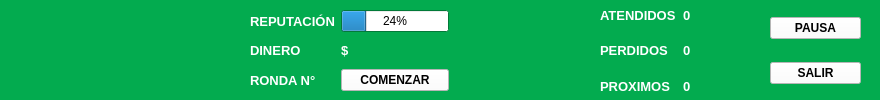
<?xml version="1.0" encoding="UTF-8"?>
<ui version="4.0">
 <class>informacion</class>
 <widget class="QWidget" name="informacion">
  <property name="geometry">
   <rect>
    <x>0</x>
    <y>0</y>
    <width>880</width>
    <height>100</height>
   </rect>
  </property>
  <property name="palette">
   <palette>
    <active>
     <colorrole role="WindowText">
      <brush brushstyle="SolidPattern">
       <color alpha="255">
        <red>0</red>
        <green>0</green>
        <blue>0</blue>
       </color>
      </brush>
     </colorrole>
     <colorrole role="Button">
      <brush brushstyle="SolidPattern">
       <color alpha="255">
        <red>3</red>
        <green>171</green>
        <blue>79</blue>
       </color>
      </brush>
     </colorrole>
     <colorrole role="Light">
      <brush brushstyle="SolidPattern">
       <color alpha="255">
        <red>5</red>
        <green>255</green>
        <blue>119</blue>
       </color>
      </brush>
     </colorrole>
     <colorrole role="Midlight">
      <brush brushstyle="SolidPattern">
       <color alpha="255">
        <red>4</red>
        <green>213</green>
        <blue>99</blue>
       </color>
      </brush>
     </colorrole>
     <colorrole role="Dark">
      <brush brushstyle="SolidPattern">
       <color alpha="255">
        <red>1</red>
        <green>85</green>
        <blue>39</blue>
       </color>
      </brush>
     </colorrole>
     <colorrole role="Mid">
      <brush brushstyle="SolidPattern">
       <color alpha="255">
        <red>2</red>
        <green>114</green>
        <blue>52</blue>
       </color>
      </brush>
     </colorrole>
     <colorrole role="Text">
      <brush brushstyle="SolidPattern">
       <color alpha="255">
        <red>0</red>
        <green>0</green>
        <blue>0</blue>
       </color>
      </brush>
     </colorrole>
     <colorrole role="BrightText">
      <brush brushstyle="SolidPattern">
       <color alpha="255">
        <red>255</red>
        <green>255</green>
        <blue>255</blue>
       </color>
      </brush>
     </colorrole>
     <colorrole role="ButtonText">
      <brush brushstyle="SolidPattern">
       <color alpha="255">
        <red>0</red>
        <green>0</green>
        <blue>0</blue>
       </color>
      </brush>
     </colorrole>
     <colorrole role="Base">
      <brush brushstyle="SolidPattern">
       <color alpha="255">
        <red>255</red>
        <green>255</green>
        <blue>255</blue>
       </color>
      </brush>
     </colorrole>
     <colorrole role="Window">
      <brush brushstyle="SolidPattern">
       <color alpha="255">
        <red>3</red>
        <green>171</green>
        <blue>79</blue>
       </color>
      </brush>
     </colorrole>
     <colorrole role="Shadow">
      <brush brushstyle="SolidPattern">
       <color alpha="255">
        <red>0</red>
        <green>0</green>
        <blue>0</blue>
       </color>
      </brush>
     </colorrole>
     <colorrole role="AlternateBase">
      <brush brushstyle="SolidPattern">
       <color alpha="255">
        <red>129</red>
        <green>213</green>
        <blue>167</blue>
       </color>
      </brush>
     </colorrole>
     <colorrole role="ToolTipBase">
      <brush brushstyle="SolidPattern">
       <color alpha="255">
        <red>255</red>
        <green>255</green>
        <blue>220</blue>
       </color>
      </brush>
     </colorrole>
     <colorrole role="ToolTipText">
      <brush brushstyle="SolidPattern">
       <color alpha="255">
        <red>0</red>
        <green>0</green>
        <blue>0</blue>
       </color>
      </brush>
     </colorrole>
     <colorrole role="PlaceholderText">
      <brush brushstyle="SolidPattern">
       <color alpha="128">
        <red>0</red>
        <green>0</green>
        <blue>0</blue>
       </color>
      </brush>
     </colorrole>
    </active>
    <inactive>
     <colorrole role="WindowText">
      <brush brushstyle="SolidPattern">
       <color alpha="255">
        <red>0</red>
        <green>0</green>
        <blue>0</blue>
       </color>
      </brush>
     </colorrole>
     <colorrole role="Button">
      <brush brushstyle="SolidPattern">
       <color alpha="255">
        <red>3</red>
        <green>171</green>
        <blue>79</blue>
       </color>
      </brush>
     </colorrole>
     <colorrole role="Light">
      <brush brushstyle="SolidPattern">
       <color alpha="255">
        <red>5</red>
        <green>255</green>
        <blue>119</blue>
       </color>
      </brush>
     </colorrole>
     <colorrole role="Midlight">
      <brush brushstyle="SolidPattern">
       <color alpha="255">
        <red>4</red>
        <green>213</green>
        <blue>99</blue>
       </color>
      </brush>
     </colorrole>
     <colorrole role="Dark">
      <brush brushstyle="SolidPattern">
       <color alpha="255">
        <red>1</red>
        <green>85</green>
        <blue>39</blue>
       </color>
      </brush>
     </colorrole>
     <colorrole role="Mid">
      <brush brushstyle="SolidPattern">
       <color alpha="255">
        <red>2</red>
        <green>114</green>
        <blue>52</blue>
       </color>
      </brush>
     </colorrole>
     <colorrole role="Text">
      <brush brushstyle="SolidPattern">
       <color alpha="255">
        <red>0</red>
        <green>0</green>
        <blue>0</blue>
       </color>
      </brush>
     </colorrole>
     <colorrole role="BrightText">
      <brush brushstyle="SolidPattern">
       <color alpha="255">
        <red>255</red>
        <green>255</green>
        <blue>255</blue>
       </color>
      </brush>
     </colorrole>
     <colorrole role="ButtonText">
      <brush brushstyle="SolidPattern">
       <color alpha="255">
        <red>0</red>
        <green>0</green>
        <blue>0</blue>
       </color>
      </brush>
     </colorrole>
     <colorrole role="Base">
      <brush brushstyle="SolidPattern">
       <color alpha="255">
        <red>255</red>
        <green>255</green>
        <blue>255</blue>
       </color>
      </brush>
     </colorrole>
     <colorrole role="Window">
      <brush brushstyle="SolidPattern">
       <color alpha="255">
        <red>3</red>
        <green>171</green>
        <blue>79</blue>
       </color>
      </brush>
     </colorrole>
     <colorrole role="Shadow">
      <brush brushstyle="SolidPattern">
       <color alpha="255">
        <red>0</red>
        <green>0</green>
        <blue>0</blue>
       </color>
      </brush>
     </colorrole>
     <colorrole role="AlternateBase">
      <brush brushstyle="SolidPattern">
       <color alpha="255">
        <red>129</red>
        <green>213</green>
        <blue>167</blue>
       </color>
      </brush>
     </colorrole>
     <colorrole role="ToolTipBase">
      <brush brushstyle="SolidPattern">
       <color alpha="255">
        <red>255</red>
        <green>255</green>
        <blue>220</blue>
       </color>
      </brush>
     </colorrole>
     <colorrole role="ToolTipText">
      <brush brushstyle="SolidPattern">
       <color alpha="255">
        <red>0</red>
        <green>0</green>
        <blue>0</blue>
       </color>
      </brush>
     </colorrole>
     <colorrole role="PlaceholderText">
      <brush brushstyle="SolidPattern">
       <color alpha="128">
        <red>0</red>
        <green>0</green>
        <blue>0</blue>
       </color>
      </brush>
     </colorrole>
    </inactive>
    <disabled>
     <colorrole role="WindowText">
      <brush brushstyle="SolidPattern">
       <color alpha="255">
        <red>1</red>
        <green>85</green>
        <blue>39</blue>
       </color>
      </brush>
     </colorrole>
     <colorrole role="Button">
      <brush brushstyle="SolidPattern">
       <color alpha="255">
        <red>3</red>
        <green>171</green>
        <blue>79</blue>
       </color>
      </brush>
     </colorrole>
     <colorrole role="Light">
      <brush brushstyle="SolidPattern">
       <color alpha="255">
        <red>5</red>
        <green>255</green>
        <blue>119</blue>
       </color>
      </brush>
     </colorrole>
     <colorrole role="Midlight">
      <brush brushstyle="SolidPattern">
       <color alpha="255">
        <red>4</red>
        <green>213</green>
        <blue>99</blue>
       </color>
      </brush>
     </colorrole>
     <colorrole role="Dark">
      <brush brushstyle="SolidPattern">
       <color alpha="255">
        <red>1</red>
        <green>85</green>
        <blue>39</blue>
       </color>
      </brush>
     </colorrole>
     <colorrole role="Mid">
      <brush brushstyle="SolidPattern">
       <color alpha="255">
        <red>2</red>
        <green>114</green>
        <blue>52</blue>
       </color>
      </brush>
     </colorrole>
     <colorrole role="Text">
      <brush brushstyle="SolidPattern">
       <color alpha="255">
        <red>1</red>
        <green>85</green>
        <blue>39</blue>
       </color>
      </brush>
     </colorrole>
     <colorrole role="BrightText">
      <brush brushstyle="SolidPattern">
       <color alpha="255">
        <red>255</red>
        <green>255</green>
        <blue>255</blue>
       </color>
      </brush>
     </colorrole>
     <colorrole role="ButtonText">
      <brush brushstyle="SolidPattern">
       <color alpha="255">
        <red>1</red>
        <green>85</green>
        <blue>39</blue>
       </color>
      </brush>
     </colorrole>
     <colorrole role="Base">
      <brush brushstyle="SolidPattern">
       <color alpha="255">
        <red>3</red>
        <green>171</green>
        <blue>79</blue>
       </color>
      </brush>
     </colorrole>
     <colorrole role="Window">
      <brush brushstyle="SolidPattern">
       <color alpha="255">
        <red>3</red>
        <green>171</green>
        <blue>79</blue>
       </color>
      </brush>
     </colorrole>
     <colorrole role="Shadow">
      <brush brushstyle="SolidPattern">
       <color alpha="255">
        <red>0</red>
        <green>0</green>
        <blue>0</blue>
       </color>
      </brush>
     </colorrole>
     <colorrole role="AlternateBase">
      <brush brushstyle="SolidPattern">
       <color alpha="255">
        <red>3</red>
        <green>171</green>
        <blue>79</blue>
       </color>
      </brush>
     </colorrole>
     <colorrole role="ToolTipBase">
      <brush brushstyle="SolidPattern">
       <color alpha="255">
        <red>255</red>
        <green>255</green>
        <blue>220</blue>
       </color>
      </brush>
     </colorrole>
     <colorrole role="ToolTipText">
      <brush brushstyle="SolidPattern">
       <color alpha="255">
        <red>0</red>
        <green>0</green>
        <blue>0</blue>
       </color>
      </brush>
     </colorrole>
     <colorrole role="PlaceholderText">
      <brush brushstyle="SolidPattern">
       <color alpha="128">
        <red>0</red>
        <green>0</green>
        <blue>0</blue>
       </color>
      </brush>
     </colorrole>
    </disabled>
   </palette>
  </property>
  <property name="windowTitle">
   <string>informacion</string>
  </property>
  <widget class="QLabel" name="label">
   <property name="geometry">
    <rect>
     <x>5</x>
     <y>5</y>
     <width>235</width>
     <height>90</height>
    </rect>
   </property>
   <property name="text">
    <string/>
   </property>
   <property name="pixmap">
    <pixmap>sprites/otros/logo_blanco.png</pixmap>
   </property>
   <property name="scaledContents">
    <bool>true</bool>
   </property>
  </widget>
  <widget class="QWidget" name="gridLayoutWidget">
   <property name="geometry">
    <rect>
     <x>250</x>
     <y>10</y>
     <width>199</width>
     <height>81</height>
    </rect>
   </property>
   <layout class="QGridLayout" name="gridLayout">
    <item row="0" column="0">
     <widget class="QLabel" name="label_2">
      <property name="palette">
       <palette>
        <active>
         <colorrole role="WindowText">
          <brush brushstyle="SolidPattern">
           <color alpha="255">
            <red>255</red>
            <green>255</green>
            <blue>255</blue>
           </color>
          </brush>
         </colorrole>
        </active>
        <inactive>
         <colorrole role="WindowText">
          <brush brushstyle="SolidPattern">
           <color alpha="255">
            <red>255</red>
            <green>255</green>
            <blue>255</blue>
           </color>
          </brush>
         </colorrole>
        </inactive>
        <disabled>
         <colorrole role="WindowText">
          <brush brushstyle="SolidPattern">
           <color alpha="255">
            <red>1</red>
            <green>85</green>
            <blue>39</blue>
           </color>
          </brush>
         </colorrole>
        </disabled>
       </palette>
      </property>
      <property name="font">
       <font>
        <family>Arial</family>
        <pointsize>10</pointsize>
        <weight>75</weight>
        <bold>true</bold>
       </font>
      </property>
      <property name="text">
       <string>REPUTACIÓN</string>
      </property>
     </widget>
    </item>
    <item row="2" column="1">
     <widget class="QLabel" name="cantidad_dinero">
      <property name="palette">
       <palette>
        <active>
         <colorrole role="WindowText">
          <brush brushstyle="SolidPattern">
           <color alpha="255">
            <red>255</red>
            <green>255</green>
            <blue>255</blue>
           </color>
          </brush>
         </colorrole>
        </active>
        <inactive>
         <colorrole role="WindowText">
          <brush brushstyle="SolidPattern">
           <color alpha="255">
            <red>255</red>
            <green>255</green>
            <blue>255</blue>
           </color>
          </brush>
         </colorrole>
        </inactive>
        <disabled>
         <colorrole role="WindowText">
          <brush brushstyle="SolidPattern">
           <color alpha="255">
            <red>1</red>
            <green>85</green>
            <blue>39</blue>
           </color>
          </brush>
         </colorrole>
        </disabled>
       </palette>
      </property>
      <property name="font">
       <font>
        <family>Arial</family>
        <pointsize>10</pointsize>
        <weight>75</weight>
        <bold>true</bold>
       </font>
      </property>
      <property name="text">
       <string>$</string>
      </property>
     </widget>
    </item>
    <item row="3" column="1">
     <widget class="QPushButton" name="boton_comenzar">
      <property name="font">
       <font>
        <weight>75</weight>
        <bold>true</bold>
       </font>
      </property>
      <property name="styleSheet">
       <string notr="true">BACKGROUND-COLOR: WHITE</string>
      </property>
      <property name="text">
       <string>COMENZAR</string>
      </property>
     </widget>
    </item>
    <item row="3" column="0">
     <widget class="QLabel" name="label_ronda">
      <property name="palette">
       <palette>
        <active>
         <colorrole role="WindowText">
          <brush brushstyle="SolidPattern">
           <color alpha="255">
            <red>255</red>
            <green>255</green>
            <blue>255</blue>
           </color>
          </brush>
         </colorrole>
        </active>
        <inactive>
         <colorrole role="WindowText">
          <brush brushstyle="SolidPattern">
           <color alpha="255">
            <red>255</red>
            <green>255</green>
            <blue>255</blue>
           </color>
          </brush>
         </colorrole>
        </inactive>
        <disabled>
         <colorrole role="WindowText">
          <brush brushstyle="SolidPattern">
           <color alpha="255">
            <red>1</red>
            <green>85</green>
            <blue>39</blue>
           </color>
          </brush>
         </colorrole>
        </disabled>
       </palette>
      </property>
      <property name="font">
       <font>
        <family>Arial</family>
        <pointsize>10</pointsize>
        <weight>75</weight>
        <bold>true</bold>
       </font>
      </property>
      <property name="text">
       <string>RONDA N°</string>
      </property>
     </widget>
    </item>
    <item row="2" column="0">
     <widget class="QLabel" name="label_3">
      <property name="palette">
       <palette>
        <active>
         <colorrole role="WindowText">
          <brush brushstyle="SolidPattern">
           <color alpha="255">
            <red>255</red>
            <green>255</green>
            <blue>255</blue>
           </color>
          </brush>
         </colorrole>
        </active>
        <inactive>
         <colorrole role="WindowText">
          <brush brushstyle="SolidPattern">
           <color alpha="255">
            <red>255</red>
            <green>255</green>
            <blue>255</blue>
           </color>
          </brush>
         </colorrole>
        </inactive>
        <disabled>
         <colorrole role="WindowText">
          <brush brushstyle="SolidPattern">
           <color alpha="255">
            <red>1</red>
            <green>85</green>
            <blue>39</blue>
           </color>
          </brush>
         </colorrole>
        </disabled>
       </palette>
      </property>
      <property name="font">
       <font>
        <family>Arial</family>
        <pointsize>10</pointsize>
        <weight>75</weight>
        <bold>true</bold>
       </font>
      </property>
      <property name="text">
       <string>DINERO</string>
      </property>
     </widget>
    </item>
    <item row="0" column="1">
     <widget class="QProgressBar" name="barra_reputacion">
      <property name="value">
       <number>24</number>
      </property>
     </widget>
    </item>
   </layout>
  </widget>
  <widget class="QWidget" name="verticalLayoutWidget">
   <property name="geometry">
    <rect>
     <x>770</x>
     <y>0</y>
     <width>91</width>
     <height>101</height>
    </rect>
   </property>
   <layout class="QVBoxLayout" name="verticalLayout">
    <item>
     <widget class="QPushButton" name="boton_pausa">
      <property name="font">
       <font>
        <weight>75</weight>
        <bold>true</bold>
       </font>
      </property>
      <property name="styleSheet">
       <string notr="true">BACKGROUND-COLOR: WHITE</string>
      </property>
      <property name="text">
       <string>PAUSA</string>
      </property>
     </widget>
    </item>
    <item>
     <widget class="QPushButton" name="boton_salir">
      <property name="font">
       <font>
        <weight>75</weight>
        <bold>true</bold>
       </font>
      </property>
      <property name="styleSheet">
       <string notr="true">BACKGROUND-COLOR: WHITE</string>
      </property>
      <property name="text">
       <string>SALIR</string>
      </property>
     </widget>
    </item>
   </layout>
  </widget>
  <widget class="QWidget" name="gridLayoutWidget_2">
   <property name="geometry">
    <rect>
     <x>600</x>
     <y>0</y>
     <width>160</width>
     <height>101</height>
    </rect>
   </property>
   <layout class="QGridLayout" name="gridLayout_2">
    <item row="1" column="0">
     <widget class="QLabel" name="label_7">
      <property name="palette">
       <palette>
        <active>
         <colorrole role="WindowText">
          <brush brushstyle="SolidPattern">
           <color alpha="255">
            <red>255</red>
            <green>255</green>
            <blue>255</blue>
           </color>
          </brush>
         </colorrole>
        </active>
        <inactive>
         <colorrole role="WindowText">
          <brush brushstyle="SolidPattern">
           <color alpha="255">
            <red>255</red>
            <green>255</green>
            <blue>255</blue>
           </color>
          </brush>
         </colorrole>
        </inactive>
        <disabled>
         <colorrole role="WindowText">
          <brush brushstyle="SolidPattern">
           <color alpha="255">
            <red>1</red>
            <green>85</green>
            <blue>39</blue>
           </color>
          </brush>
         </colorrole>
        </disabled>
       </palette>
      </property>
      <property name="font">
       <font>
        <family>Arial</family>
        <pointsize>10</pointsize>
        <weight>75</weight>
        <bold>true</bold>
       </font>
      </property>
      <property name="text">
       <string>PERDIDOS</string>
      </property>
     </widget>
    </item>
    <item row="2" column="0">
     <widget class="QLabel" name="label_6">
      <property name="palette">
       <palette>
        <active>
         <colorrole role="WindowText">
          <brush brushstyle="SolidPattern">
           <color alpha="255">
            <red>255</red>
            <green>255</green>
            <blue>255</blue>
           </color>
          </brush>
         </colorrole>
        </active>
        <inactive>
         <colorrole role="WindowText">
          <brush brushstyle="SolidPattern">
           <color alpha="255">
            <red>255</red>
            <green>255</green>
            <blue>255</blue>
           </color>
          </brush>
         </colorrole>
        </inactive>
        <disabled>
         <colorrole role="WindowText">
          <brush brushstyle="SolidPattern">
           <color alpha="255">
            <red>1</red>
            <green>85</green>
            <blue>39</blue>
           </color>
          </brush>
         </colorrole>
        </disabled>
       </palette>
      </property>
      <property name="font">
       <font>
        <family>Arial</family>
        <pointsize>10</pointsize>
        <weight>75</weight>
        <bold>true</bold>
       </font>
      </property>
      <property name="text">
       <string>PROXIMOS</string>
      </property>
     </widget>
    </item>
    <item row="0" column="0">
     <widget class="QLabel" name="label_8">
      <property name="palette">
       <palette>
        <active>
         <colorrole role="WindowText">
          <brush brushstyle="SolidPattern">
           <color alpha="255">
            <red>255</red>
            <green>255</green>
            <blue>255</blue>
           </color>
          </brush>
         </colorrole>
        </active>
        <inactive>
         <colorrole role="WindowText">
          <brush brushstyle="SolidPattern">
           <color alpha="255">
            <red>255</red>
            <green>255</green>
            <blue>255</blue>
           </color>
          </brush>
         </colorrole>
        </inactive>
        <disabled>
         <colorrole role="WindowText">
          <brush brushstyle="SolidPattern">
           <color alpha="255">
            <red>1</red>
            <green>85</green>
            <blue>39</blue>
           </color>
          </brush>
         </colorrole>
        </disabled>
       </palette>
      </property>
      <property name="font">
       <font>
        <family>Arial</family>
        <pointsize>10</pointsize>
        <weight>75</weight>
        <bold>true</bold>
       </font>
      </property>
      <property name="text">
       <string>ATENDIDOS</string>
      </property>
     </widget>
    </item>
    <item row="0" column="1">
     <widget class="QLabel" name="label_atendidos">
      <property name="palette">
       <palette>
        <active>
         <colorrole role="WindowText">
          <brush brushstyle="SolidPattern">
           <color alpha="255">
            <red>255</red>
            <green>255</green>
            <blue>255</blue>
           </color>
          </brush>
         </colorrole>
        </active>
        <inactive>
         <colorrole role="WindowText">
          <brush brushstyle="SolidPattern">
           <color alpha="255">
            <red>255</red>
            <green>255</green>
            <blue>255</blue>
           </color>
          </brush>
         </colorrole>
        </inactive>
        <disabled>
         <colorrole role="WindowText">
          <brush brushstyle="SolidPattern">
           <color alpha="255">
            <red>1</red>
            <green>85</green>
            <blue>39</blue>
           </color>
          </brush>
         </colorrole>
        </disabled>
       </palette>
      </property>
      <property name="font">
       <font>
        <family>Arial</family>
        <pointsize>10</pointsize>
        <weight>75</weight>
        <bold>true</bold>
       </font>
      </property>
      <property name="text">
       <string>0</string>
      </property>
     </widget>
    </item>
    <item row="1" column="1">
     <widget class="QLabel" name="label_perdidos">
      <property name="palette">
       <palette>
        <active>
         <colorrole role="WindowText">
          <brush brushstyle="SolidPattern">
           <color alpha="255">
            <red>255</red>
            <green>255</green>
            <blue>255</blue>
           </color>
          </brush>
         </colorrole>
        </active>
        <inactive>
         <colorrole role="WindowText">
          <brush brushstyle="SolidPattern">
           <color alpha="255">
            <red>255</red>
            <green>255</green>
            <blue>255</blue>
           </color>
          </brush>
         </colorrole>
        </inactive>
        <disabled>
         <colorrole role="WindowText">
          <brush brushstyle="SolidPattern">
           <color alpha="255">
            <red>1</red>
            <green>85</green>
            <blue>39</blue>
           </color>
          </brush>
         </colorrole>
        </disabled>
       </palette>
      </property>
      <property name="font">
       <font>
        <family>Arial</family>
        <pointsize>10</pointsize>
        <weight>75</weight>
        <bold>true</bold>
       </font>
      </property>
      <property name="text">
       <string>0</string>
      </property>
     </widget>
    </item>
    <item row="2" column="1">
     <widget class="QLabel" name="label_proximos">
      <property name="palette">
       <palette>
        <active>
         <colorrole role="WindowText">
          <brush brushstyle="SolidPattern">
           <color alpha="255">
            <red>255</red>
            <green>255</green>
            <blue>255</blue>
           </color>
          </brush>
         </colorrole>
        </active>
        <inactive>
         <colorrole role="WindowText">
          <brush brushstyle="SolidPattern">
           <color alpha="255">
            <red>255</red>
            <green>255</green>
            <blue>255</blue>
           </color>
          </brush>
         </colorrole>
        </inactive>
        <disabled>
         <colorrole role="WindowText">
          <brush brushstyle="SolidPattern">
           <color alpha="255">
            <red>1</red>
            <green>85</green>
            <blue>39</blue>
           </color>
          </brush>
         </colorrole>
        </disabled>
       </palette>
      </property>
      <property name="font">
       <font>
        <family>Arial</family>
        <pointsize>10</pointsize>
        <weight>75</weight>
        <bold>true</bold>
       </font>
      </property>
      <property name="text">
       <string>0</string>
      </property>
     </widget>
    </item>
   </layout>
  </widget>
 </widget>
 <resources/>
 <connections/>
</ui>
